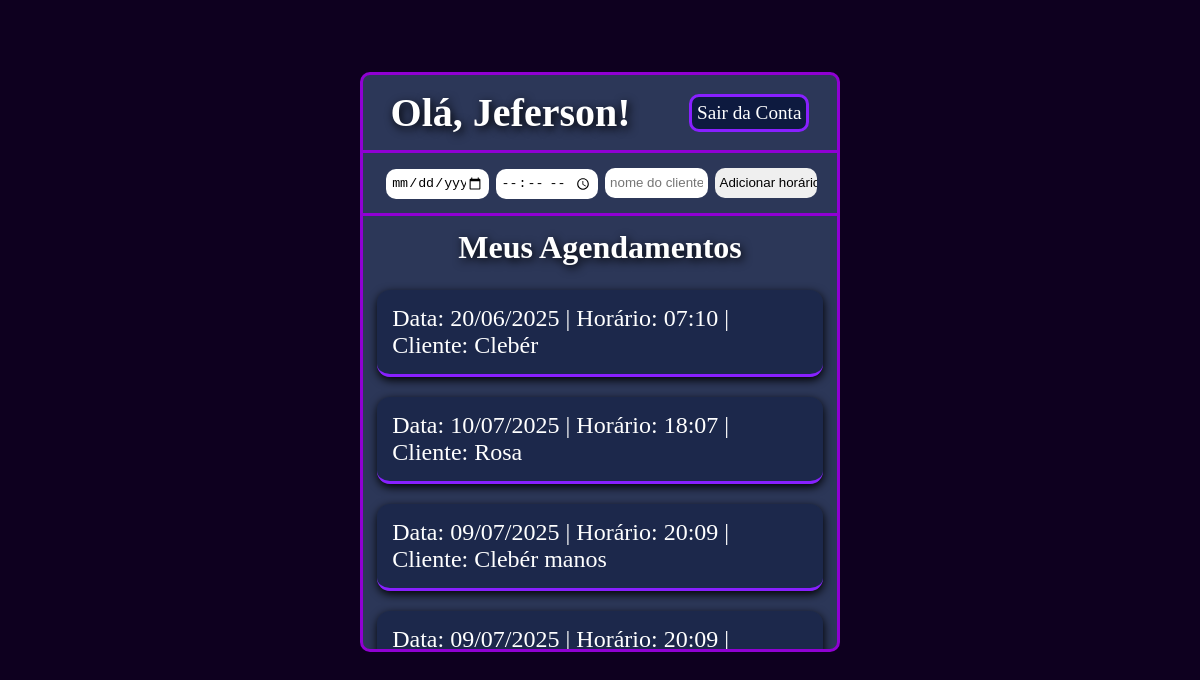
Page / (signed in) on the committed database.
### Models.py (models this page shows)
class Usuarios(UserMixin, db.Model):
    __tablename__ = "Usuarios"
    id = db.Column(db.Integer, primary_key=True)
    nome = db.Column(db.String(30), nullable=False)
    email = db.Column(db.String, nullable=False, unique=True)
    senha = db.Column(db.String, nullable=False)

class Horarios(db.Model):
    __tablename__ = "Horarios"
    id = db.Column(db.Integer, primary_key=True)
    nome_cliente = db.Column(db.String(30), nullable=False)
    data = db.Column(db.Date, nullable=False)
    horario = db.Column(db.Time, nullable=False)
    usuario_id = db.Column(db.Integer, db.ForeignKey("Usuarios.id"), nullable=False)
    usuario = db.relationship("Usuarios", backref=db.backref("horarios", lazy=True))

### App.py (the view, shortened to what this page needs)
@app.route("/", methods=["GET", "POST"])
@login_required
def home():
    agendamentos = db.session.query(Horarios).filter_by(usuario_id=current_user.id).all()
    if request.method == "GET":
        return render_template("Home.html", agendamentos=agendamentos)

### App.py (called while the page is built)
@lm.user_loader
def user_loader(id):
    usuario = db.session.query(Usuarios).filter_by(id=id).first()
    return usuario

### templates/Home.html (shortened to what this page needs)
<!DOCTYPE html>
<html lang="pt-br">
<head>
    <link rel="stylesheet" href="{{url_for('static', filename='Home.css')}}">
</head>
<body>
    <div class="principal">
        <header>
            <h1>Olá, {{current_user.nome}}!</h1>
            <a href="{{url_for('logout')}}">Sair da Conta</a>
        </header>
        <form action="" method="post" class="form1">
            <input type="date" name="inputData">
            <input type="time" name="inputHorario">
            <input type="text" name="inputNomeCliente" placeholder="nome do cliente...">
            <input type="submit" name="inputAgendado" value="Adicionar horário">
        </form>
        <form action="" method="post" class="form2">
            <h2>Meus Agendamentos</h2>
                {% if agendamentos %}
                    {% for agendamento in agendamentos %}
                        <div class="agenda">
                            <p>
                                Data: {{ agendamento.data.strftime('%d/%m/%Y') }} |
                                Horário: {{ agendamento.horario.strftime('%H:%M') }} |
                                Cliente: {{ agendamento.nome_cliente }}
                            </p>
                        </div>
                    {% endfor %}
                {% else %}
                    <div class="agenda">
                        <p>Nenhum agendamento encontrado.</p>
                    </div>
                {% endif %}
        </form>
    </div>
</body>
</html>

### static/Home.css (style rules this page uses)
* { margin: 0; box-sizing: border-box; }
body { background: rgb(14, 0, 31); }
.principal { display: flex; flex-flow: column nowrap; width: 40%; height: 580px; margin: 6% 30%; background: rgb(44, 55, 88); border: 3px solid rgb(144, 0, 211); border-radius: 10px; overflow: hidden; }
header { padding: 3%; border-bottom: 3px solid rgb(144, 0, 211); width: 100%; display: flex; flex-flow: row wrap; align-items: center; justify-content: space-between; flex-shrink: 0; }
header h1 { margin: 0 0 0 3%; font-size: 2.5rem; color: white; text-align: left; text-shadow: 2px 3px 10px black; }
header a { border: 3px solid rgb(136, 32, 255); border-radius: 10px; background: rgb(13, 26, 63); text-decoration: none; color: white; margin: 0 3% 0 0; padding: 5px; font-size: 1.2rem; transition: all 0.3s ease; }
.form1 { padding: 3%; border-bottom: 3px solid rgb(144, 0, 211); width: 100%; flex-shrink: 0; }
input[name="inputData"], input[name="inputHorario"], input[name="inputNomeCliente"], input[name="inputAgendado"] { height: 30px; width: 23%; border-radius: 10px; padding: 5px; margin: 0 3px 0 0; cursor: pointer; border: none; outline: none; }
input[name="inputData"] { margin-left: 2%; }
.form2 { flex-grow: 1; overflow-y: auto; padding: 0 3%; display: flex; flex-direction: column; gap: 10px; }
.form2 { justify-content: flex-start; align-items: stretch; }
h2 { color: white; font-size: 2rem; margin: 3% 0; text-shadow: 2px 3px 10px black; position: sticky; z-index: 1; text-align: center; }
.form2 p { color: white; font-size: 1.5rem; }
.agenda { border-bottom: 3px solid rgb(136, 32, 255); border-radius: 13px; padding: 15px; box-shadow: 0.5px 3px 10px black; transition: transform 0.3s ease; background: rgba(13, 26, 63, 0.5); color: white; margin-bottom: 10px; }

### rows in the picture
Usuarios: nome "Jeferson"
Horarios: data "20/06/2025", horario "07:10", nome_cliente "Clebér"
Horarios: data "10/07/2025", horario "18:07", nome_cliente "Rosa"
Horarios: data "09/07/2025", horario "20:09", nome_cliente "Clebér manos"
Horarios: data "09/07/2025", horario "20:09"
